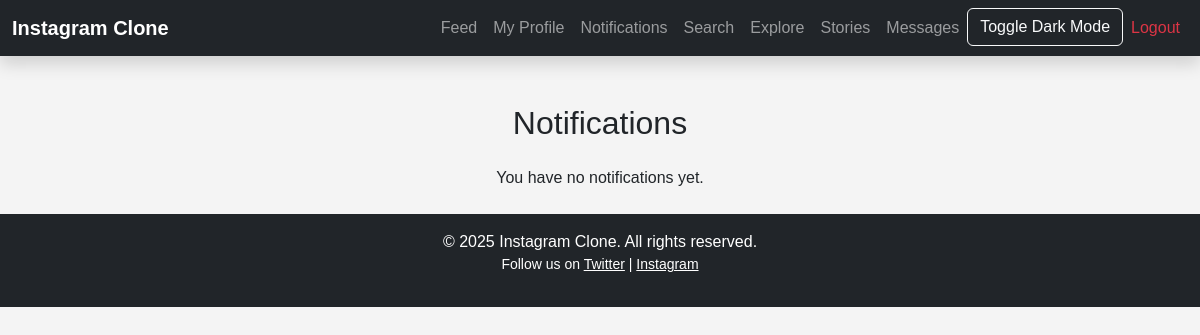
/notifications/ (signed in), run on an earlier commit of the app's database.
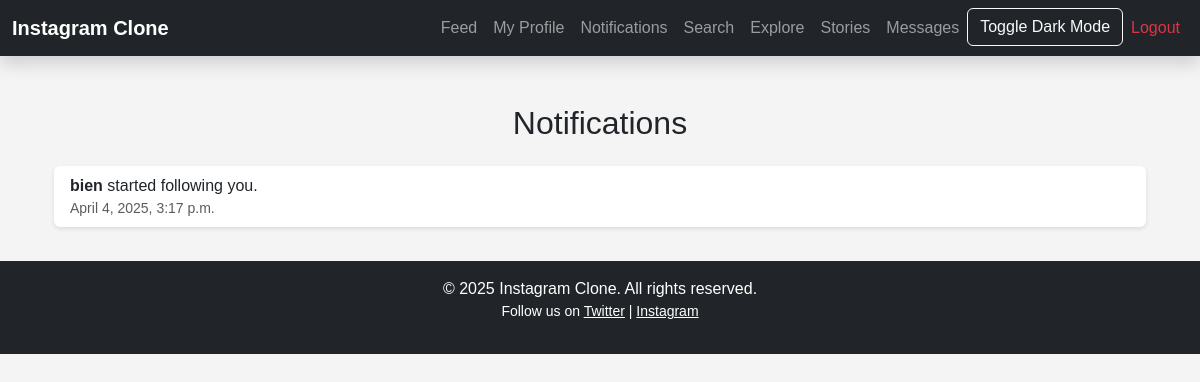
And on a later commit of the database.
### users/models.py (models this page shows, shortened)
class Notification(models.Model):
    NOTIFICATION_TYPES = (
        ('like', 'Like'),
        ('comment', 'Comment'),
        ('follow', 'Follow'),
    )
    sender = models.ForeignKey(User, on_delete=models.CASCADE, related_name='sent_notifications')
    receiver = models.ForeignKey(User, on_delete=models.CASCADE, related_name='received_notifications')
    notification_type = models.CharField(max_length=10, choices=NOTIFICATION_TYPES)
    post = models.ForeignKey(Post, on_delete=models.CASCADE, null=True, blank=True)  # For likes/comments
    created_at = models.DateTimeField(auto_now_add=True)
    is_read = models.BooleanField(default=False)

### users/views.py (the view)
# urls.py: path('notifications/', views.notifications, name='notifications'),
@login_required
def notifications(request):
    notifications = Notification.objects.filter(receiver=request.user).order_by('-created_at')
    return render(request, 'notifications.html', {'notifications': notifications})

### templates/notifications.html (shortened to what this page needs)
{% extends 'base.html' %}
{% block content %}
<div class="container mt-5">
    <h2 class="text-center mb-4">Notifications</h2>
    {% if notifications %}
        <ul class="list-group">
            {% for notification in notifications %}
                <li class="list-group-item d-flex justify-content-between align-items-center">
                    <div>
                        {% if notification.notification_type == 'like' %}
                            <strong>{{ notification.sender.username }}</strong> liked your post.
                        {% elif notification.notification_type == 'comment' %}
                            <strong>{{ notification.sender.username }}</strong> commented on your post.
                        {% elif notification.notification_type == 'follow' %}
                            <strong>{{ notification.sender.username }}</strong> started following you.
                        {% endif %}
                        <small class="text-muted d-block">{{ notification.created_at }}</small>
                    </div>
                </li>
            {% endfor %}
        </ul>
    {% else %}
        <p class="text-center">You have no notifications yet.</p>
    {% endif %}
</div>
{% endblock %}

What changed in the data, as far as the page shows it:
added Notification: sender.username "bien", created_at "April 4, 2025, 3:17 p.m."
Also different on the page:
text no longer shown: "You have no notifications yet."
